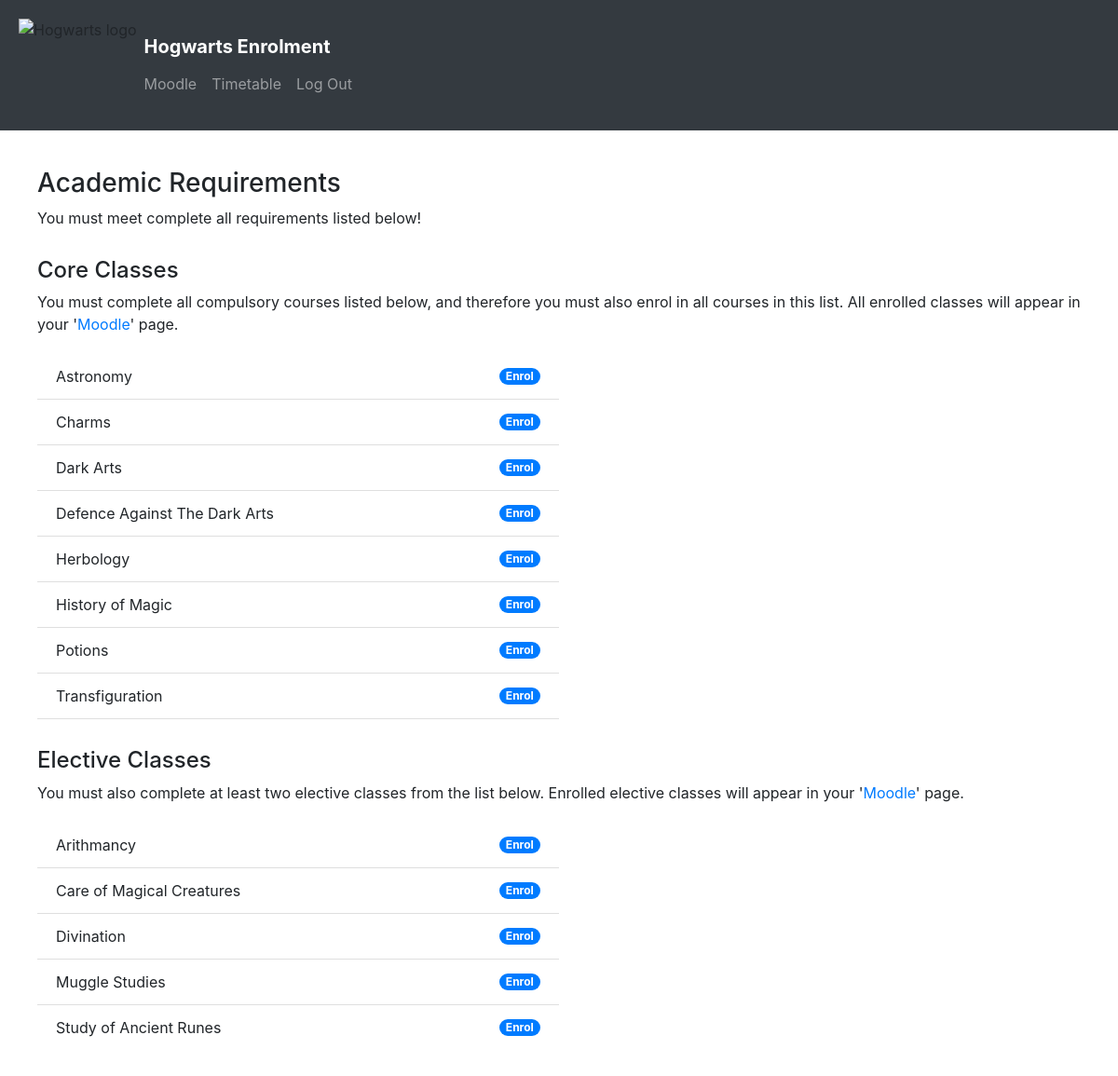
Screenshot of /enrolment (signed in) with the database file from the repository.
### enrolment/models.py (models this page shows)
class Subject(models.Model):
    name = models.CharField(max_length=64, blank=False)
    teacher = models.ForeignKey(User, blank=False, on_delete=models.CASCADE, related_name="classes")
    description = models.CharField(max_length=256, blank=True)
    core = models.BooleanField(default="True")
    students = models.ManyToManyField(User, blank=True)

### enrolment/views.py (the view)
# urls.py: path("", include("enrolment.urls"))
def enrolment(request):
    student=User.objects.get(username = request.user)
    subjects = Subject.objects.all()
    return render(request, "enrolment/enrolment.html", {
        "subjects": subjects
    })

### enrolment/templates/enrolment/enrolment.html (shortened to what this page needs)
{% extends "enrolment/layout.html" %}
{% load static %}
{% block body %}
    <div style="padding: 40px;">
        <h3>Academic Requirements</h3>
        You must meet complete all requirements listed below!
        <h4 style="margin-top: 30px;">Core Classes </h4>
        You must complete all compulsory courses listed below, and therefore you must also enrol in all courses in this list. All enrolled classes will appear in your '<a href="{% url 'moodle' %}">Moodle</a>' page.
        <ul style="margin-top: 20px;" class="list-group list-group-flush">
            {% for subject in subjects %}
                {% if subject.core %}
                    {% if request.user in subject.students.all %}
                        <li class="list-group-item d-flex justify-content-between align-items-center" style="width: 50%;">
                            {{subject.name}}
                            <span class="badge badge-success badge-pill">Enrolled</span>
                        </li>
                    {% else %}
                    <li class="list-group-item d-flex justify-content-between align-items-center" style="width: 50%;">
                        {{subject.name}}
                        <span class="badge badge-primary badge-pill">Enrol</span>
                    </li>
                    {% endif %}
                {% endif%}
            {% endfor %}
        </ul>
        <h4 style="margin-top: 30px;">Elective Classes </h4>
        You must also complete at least two elective classes from the list below. Enrolled elective classes will appear in your '<a href="{% url 'moodle' %}">Moodle</a>' page.
        <ul style="margin-top: 20px;" class="list-group list-group-flush">
            {% for subject in subjects %}
                {% if subject.core == False %}
                    {% if request.user in subject.students.all %}
                        <li class="list-group-item d-flex justify-content-between align-items-center" style="width: 50%;">
                            {{subject.name}}
                            <span class="badge badge-success badge-pill">Enrolled</span>
                        </li>
                    {% else %}
                        <li class="list-group-item d-flex justify-content-between align-items-center" style="width: 50%;">
                            {{subject.name}}
                            <span class="badge badge-primary badge-pill">Enrol</span>
                        </li>
                    {% endif %}
                {% endif%}
            {% endfor %}
        </ul>
    </div>
{% endblock%}

### enrolment/static/enrolment/styles.css (style rules this page uses)
li { list-style: none }
ul { margin:0; padding:0; }

### rows the page displays
Subject: name "Astronomy"
Subject: name "Charms"
Subject: name "Dark Arts"
Subject: name "Defence Against The Dark Arts"
Subject: name "Herbology"
Subject: name "History of Magic"
Subject: name "Potions"
Subject: name "Transfiguration"
Subject: name "Arithmancy"
Subject: name "Care of Magical Creatures"
Subject: name "Divination"
Subject: name "Muggle Studies"
Subject: name "Study of Ancient Runes"
